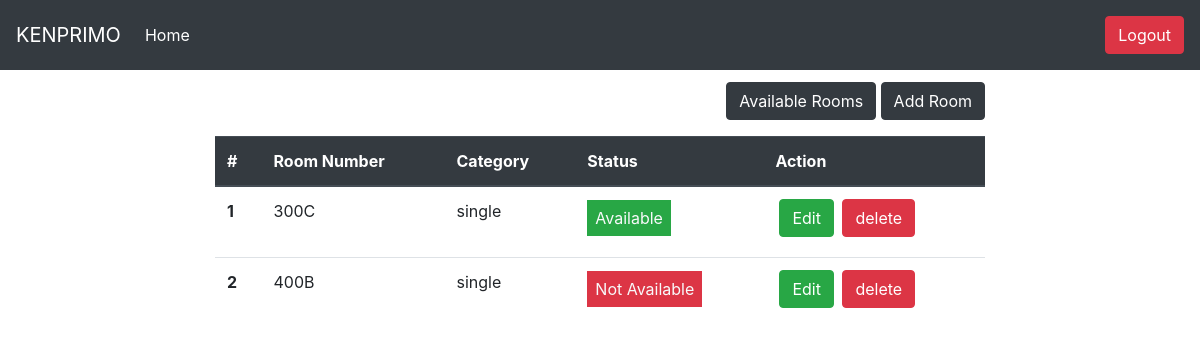
The page /view_room/ on the database as committed earlier.
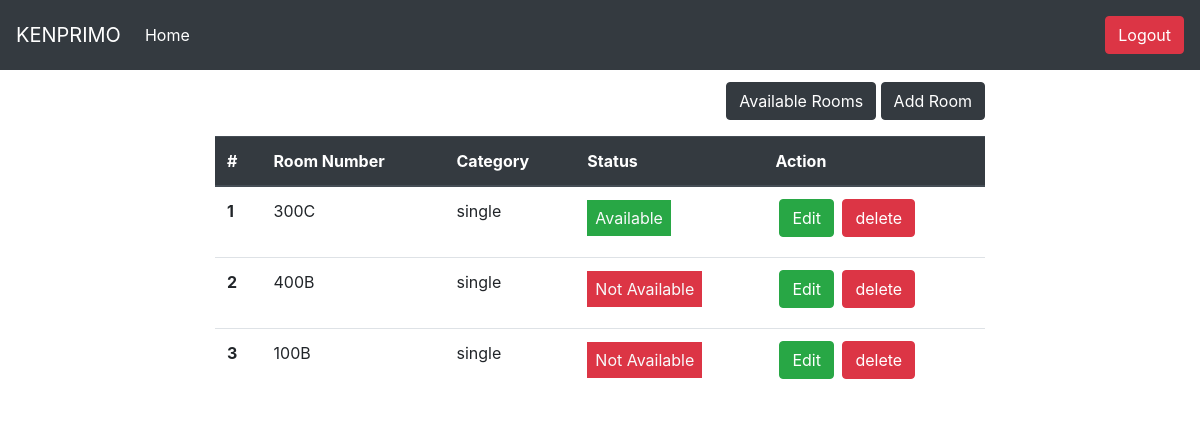
The same page on the database as committed later.
### crudapp/models.py (models this page shows)
class Room(models.Model):
    room_number =models.CharField(max_length=255)
    category = models.ForeignKey(RoomCategory, on_delete=models.CASCADE, null=True)
    is_available = models.BooleanField(default=True)

class RoomCategory(models.Model):
    name = models.CharField(max_length=255)
    base_price = models.IntegerField(default=0)

### crudapp/views.py (the view)
# urls.py: path('view_room/', views.view_room, name='view_room'),
def view_room(request):
    rooms= Room.objects.all()
    cat=RoomCategory.objects.all()
    return render(request, "room/view_room.html", {'rooms':rooms, 'cat':cat})

### crudapp/templates/room/view_room.html (shortened to what this page needs)
{% extends 'base.html' %}
{% block content %}
<div class="container-fluid">
    <div class="row">
        <div class="col-lg-8 col-md-8 col-sm-12" style="margin: 1% auto;">
            <div style="text-align: right;" class="mb-3">
                <a href="{%url 'available_room'%}"><button type="button" class="btn btn-dark">Available Rooms</button></a>
                <a href="" class="" data-toggle="modal" data-target="#add_room"><button type="button" class="btn btn-dark">Add Room</button></a>
            </div>
            <table class="table table-responsive-sm " >
                <thead class="thead-dark">
                  <tr>
                    <th scope="col">#</th>
                    <th scope="col">Room Number</th>
                    <th scope="col">Category</th>
                    <th scope="col">Status</th>
                    <th scope="col">Action</th>
                  </tr>
                </thead>
                <tbody>
                    {% for room in rooms%}
                  <tr>
                    <th scope="row">{{forloop.counter}}</th>
                    <td>{{room.room_number}} </td>
                    <td>{{room.category.name}} </td>
                    {% if room.is_available == 0%}
                    <td style="padding-top: 1.2rem;"> <span class="bg-success p-2 text-light" >Available</span></td>
                    {% else%}
                    <td style="padding-top: 1.2rem;"> <span class="bg-danger p-2 text-light" > Not Available</span></td>
                    {%endif%}
                    <td>
                        <a href="#" class="btn btn-success ml-1 mb-2" data-toggle="modal" data-target="#edit_room{{room.id}}" >Edit</a>
                        <a href="{% url 'delete_room' room.id%}">
                        <button class=" btn btn-danger ml-1 mb-2" id='del{{forloop.counter}}'  value="{{room.id}}" >delete</button></a>
                    </td>
                  </tr>
                  {%endfor%}
                </tbody>
              </table>
        </div>
    </div>
</div>
{% endblock %}

### crudapp/templates/base.html (shortened to what this page needs)
{% load static %}
<!DOCTYPE html>
<html lang="en">
<head>
    <link rel="stylesheet" href="https://maxcdn.bootstrapcdn.com/bootstrap/4.5.2/css/bootstrap.min.css">
    <link rel="stylesheet" href="https://stackpath.bootstrapcdn.com/bootstrap/4.3.1/css/bootstrap.min.css">
</head>
<body style="overflow-x:hidden">
  <div class="">
    <nav class="navbar navbar-expand-lg navbar-dark bg-dark">
      <a class="navbar-brand" href="#">KENPRIMO</a>
      <div class="collapse navbar-collapse" id="navbarText">
        <ul class="navbar-nav mr-auto">
          <li class="nav-item active">
            <a class="nav-link" href="{% url 'home'%}">Home <span class="sr-only">(current)</span></a>
          </li>
        </ul>
        <span class="navbar-text">
          <a href="{% url 'logout'%}" class="btn btn-danger">Logout</a>
        </span>
      </div>
    </nav>
  </div>
      <div class="row">
        <div class="col-sm-12">
          {% block content %}
          {% endblock %}
        </div>
      </div>
</body>
</html>

Rows that differ between the two databases and show on the page:
added Room: room_number "100B", category.name "single", is_available "Not Available", {{ room.id }} 4 (drawn)
